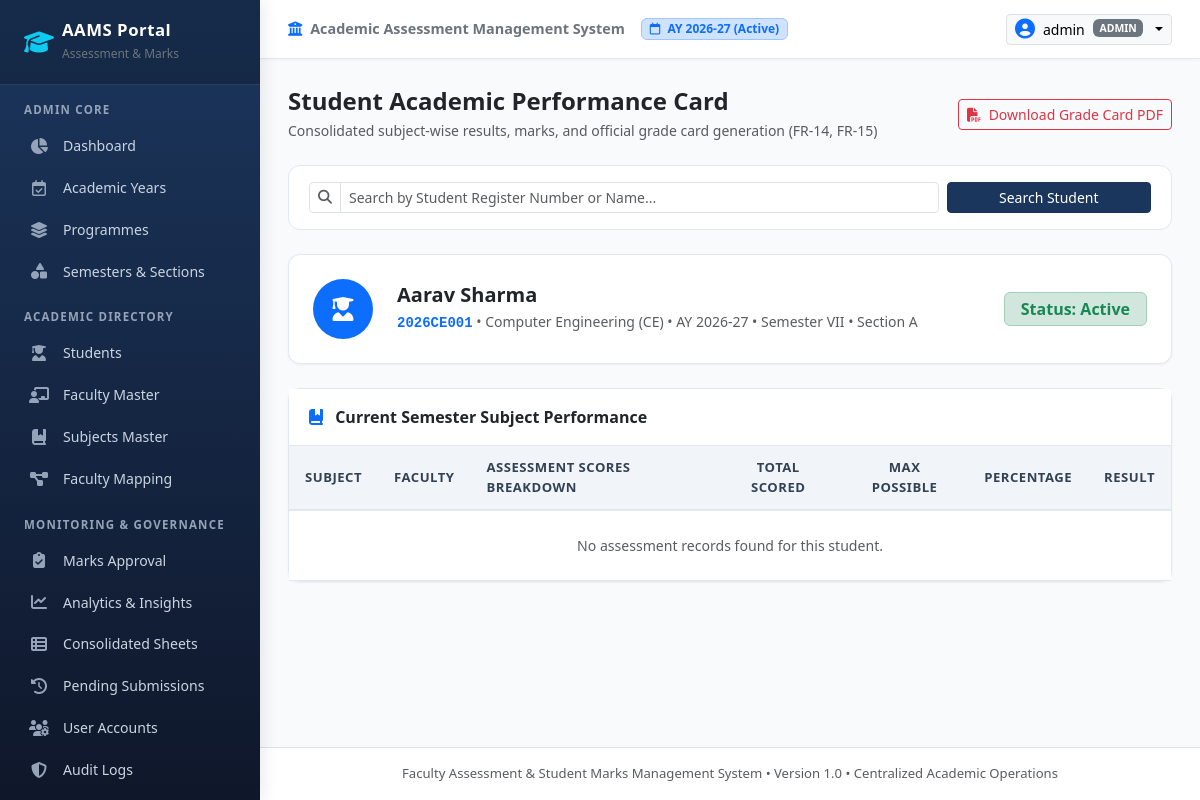
The page /reports/students?student_id=1 (signed in) on the database as committed earlier.
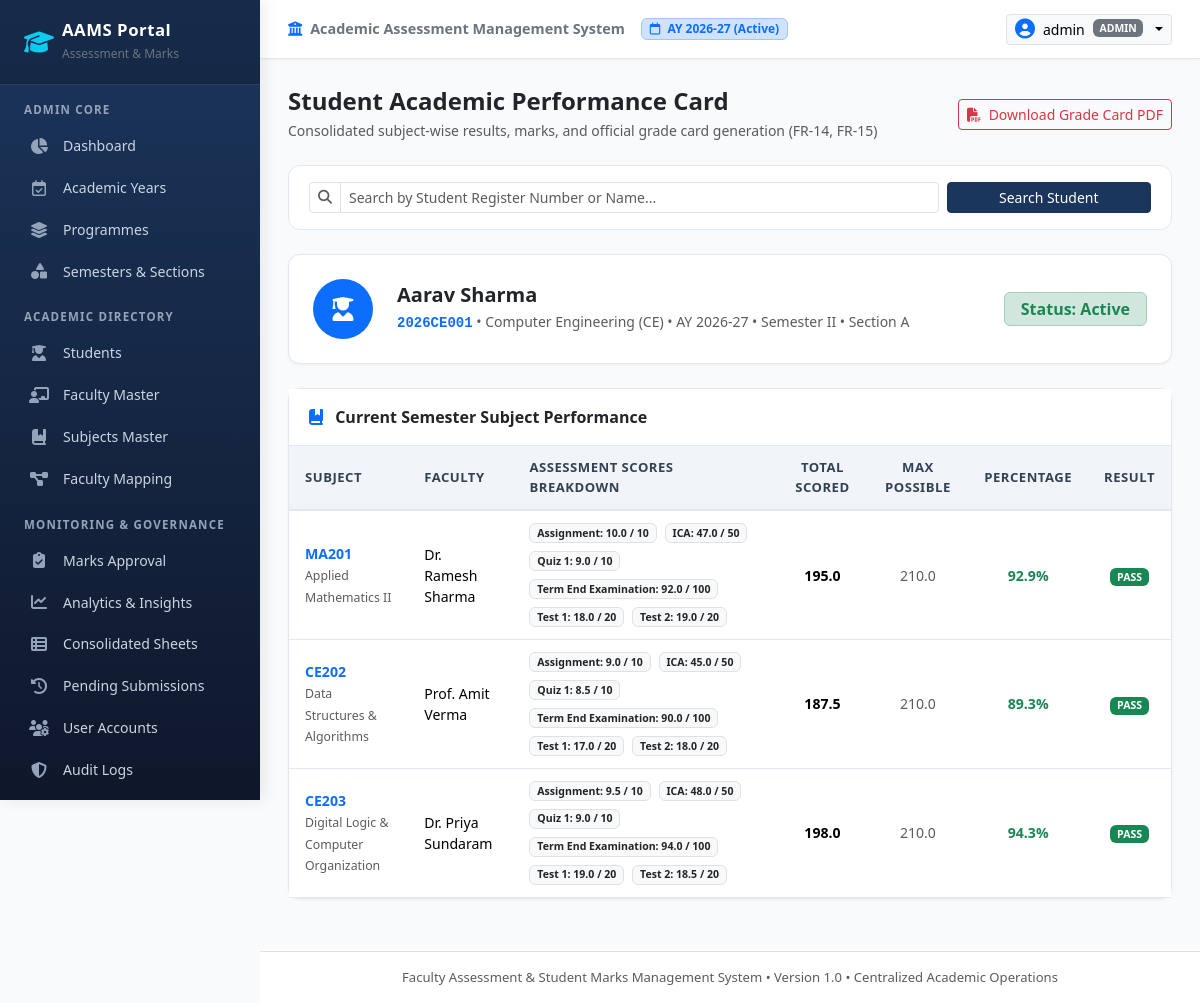
The same page on the database as committed later.
### app/models/academic.py (models this page shows, shortened)
class Semester(db.Model):
    __tablename__ = 'semesters'
    id = db.Column(db.Integer, primary_key=True)
    number = db.Column(db.Integer, unique=True, nullable=False)  # 1 to 8
    name = db.Column(db.String(30), nullable=False)  # e.g. 'Semester II' or 'Semester IV'
    is_active = db.Column(db.Boolean, default=True, nullable=False)
    sections = db.relationship('Section', back_populates='semester', cascade='all, delete-orphan')
    subjects = db.relationship('Subject', back_populates='semester', cascade='all, delete-orphan')
    mappings = db.relationship('FacultySubjectMapping', back_populates='semester', cascade='all, delete-orphan')

class Subject(db.Model):
    __tablename__ = 'subjects'
    id = db.Column(db.Integer, primary_key=True)
    subject_code = db.Column(db.String(30), nullable=False, index=True)  # e.g. 'CE201'
    subject_name = db.Column(db.String(150), nullable=False)  # e.g. 'Data Structures'
    programme_id = db.Column(db.Integer, db.ForeignKey('programmes.id'), nullable=False)
    semester_id = db.Column(db.Integer, db.ForeignKey('semesters.id'), nullable=False)
    credits = db.Column(db.Integer, default=3, nullable=False)
    ica_max = db.Column(db.Float, default=50.0, nullable=False)  # Internal Continuous Assessment
    tee_max = db.Column(db.Float, default=100.0, nullable=False)  # Term End Examination
    status = db.Column(db.String(20), default='Active', nullable=False)  # Active / Inactive
    created_at = db.Column(db.DateTime, default=datetime.utcnow)
    __table_args__ = (
        db.UniqueConstraint('subject_code', 'programme_id', 'semester_id', name='uq_subject_prog_sem'),
    )
    programme = db.relationship('Programme', back_populates='subjects')
    semester = db.relationship('Semester', back_populates='subjects')
    mappings = db.relationship('FacultySubjectMapping', back_populates='subject', cascade='all, delete-orphan')

### app/models/user.py (models this page shows, shortened)
class Faculty(db.Model):
    __tablename__ = 'faculty'
    id = db.Column(db.Integer, primary_key=True)
    faculty_id_code = db.Column(db.String(50), unique=True, nullable=False, index=True)  # e.g., FAC001
    name = db.Column(db.String(100), nullable=False)
    email = db.Column(db.String(120), unique=True, nullable=False, index=True)
    department = db.Column(db.String(100), nullable=False)
    designation = db.Column(db.String(100), nullable=False)
    status = db.Column(db.String(20), default='Active', nullable=False)  # Active / Inactive
    created_at = db.Column(db.DateTime, default=datetime.utcnow)
    updated_at = db.Column(db.DateTime, default=datetime.utcnow, onupdate=datetime.utcnow)
    user_account = db.relationship('User', back_populates='faculty_profile', uselist=False, foreign_keys='User.faculty_id')
    mappings = db.relationship('FacultySubjectMapping', back_populates='faculty', cascade='all, delete-orphan')

### app/models/assessment.py (models this page shows, shortened)
class Assessment(db.Model):
    __tablename__ = 'assessments'
    id = db.Column(db.Integer, primary_key=True)
    mapping_id = db.Column(db.Integer, db.ForeignKey('faculty_subject_mapping.id', ondelete='CASCADE'), nullable=False)
    assessment_name = db.Column(db.String(80), nullable=False)  # 'Test 1', 'Test 2', 'Assignment', 'ICA', 'TEE'
    assessment_type = db.Column(db.String(40), default='Test', nullable=False)
    max_marks = db.Column(db.Float, default=20.0, nullable=False)
    weightage = db.Column(db.Float, default=100.0, nullable=False)
    order_num = db.Column(db.Integer, default=1, nullable=False)
    is_active = db.Column(db.Boolean, default=True, nullable=False)
    created_at = db.Column(db.DateTime, default=datetime.utcnow)
    __table_args__ = (
        db.UniqueConstraint('mapping_id', 'assessment_name', name='uq_mapping_assessment_name'),
    )
    mapping = db.relationship('FacultySubjectMapping', back_populates='assessments')
    marks = db.relationship('Mark', back_populates='assessment', cascade='all, delete-orphan')
    submissions = db.relationship('Submission', back_populates='assessment', cascade='all, delete-orphan')

### app/routes/reports.py (the view)
@reports_bp.route('/students')
@login_required
def student_report():
    student_id = request.args.get('student_id', type=int)
    search = request.args.get('search', '').strip()
    student = None
    mappings = []
    student_results = []
    if student_id:
        student = Student.query.get(student_id)
        if student:
            mappings = FacultySubjectMapping.query.filter_by(
                academic_year_id=student.academic_year_id,
                programme_id=student.programme_id,
                semester_id=student.current_semester_id,
                section_id=student.section_id,
                status='Active'
            ).all()
            for m in mappings:
                assessments = Assessment.query.filter_by(mapping_id=m.id, is_active=True).all()
                total_scored = 0.0
                total_max = 0.0
                m_details = []
                for ass in assessments:
                    mk = Mark.query.filter_by(student_id=student.id, assessment_id=ass.id, mapping_id=m.id).first()
                    score_str = '-'
                    if mk:
                        if mk.status == 'Absent':
                            score_str = 'AB'
                        elif mk.status == 'Exempted':
                            score_str = 'EX'
                        elif mk.score is not None:
                            score_str = str(mk.score)
                            total_scored += mk.score
                    total_max += ass.max_marks
                    m_details.append({'name': ass.assessment_name, 'max': ass.max_marks, 'score': score_str})
                pct = (total_scored / total_max * 100) if total_max > 0 else 0
                student_results.append({
                    'mapping': m,
                    'assessments': m_details,
                    'total_scored': round(total_scored, 2),
                    'total_max': round(total_max, 2),
                    'percentage': round(pct, 1),
                    'is_pass': pct >= 40
                })
    students_list = []
    if search:
        students_list = Student.query.filter(
            (Student.register_number.ilike(f'%{search}%')) | (Student.student_name.ilike(f'%{search}%'))
        ).limit(25).all()
    return render_template(
        'reports/student_report.html',
        student=student,
        students_list=students_list,
        search=search,
        student_results=student_results
    )

### app/models/user.py (called while the page is built)
    @property
    def is_admin(self):
        return self.role == 'admin'

### app/templates/reports/student_report.html (shortened to what the changed rows need)
{% extends "base.html" %}
{% block content %}
{% if student %}
  <div class="card card-custom mb-4">
    <div class="card-body p-4">
      <div class="row align-items-center">
        <div class="col-auto">
          <div class="bg-primary text-white rounded-circle d-flex align-items-center justify-content-center" style="width: 60px; height: 60px; font-size: 1.5rem;">
            <i class="fa-solid fa-user-graduate"></i>
          </div>
        </div>
        <div class="col">
          <h5 class="fw-bold mb-1">{{ student.student_name }}</h5>
          <div class="text-muted small">
            <span class="font-monospace fw-bold text-primary">{{ student.register_number }}</span> &bull;
            {{ student.programme.name }} ({{ student.programme.code }}) &bull;
            AY {{ student.academic_year.year_code }} &bull;
            {{ student.current_semester.name }} &bull; Section {{ student.section.name }}
          </div>
        </div>
        <div class="col-auto">
          <span class="badge bg-success-subtle text-success fs-6 px-3 py-2 border border-success-subtle">
            Status: {{ student.status }}
          </span>
        </div>
      </div>
    </div>
  </div>
  <div class="card card-custom mb-4">
    <div class="card-header-custom">
      <span class="fs-6"><i class="fa-solid fa-book-bookmark text-primary me-2"></i> Current Semester Subject Performance</span>
    </div>
    <div class="table-responsive">
      <table class="table table-custom">
        <thead>
          <tr>
            <th>Subject</th>
            <th>Faculty</th>
            <th>Assessment Scores Breakdown</th>
            <th class="text-center">Total Scored</th>
            <th class="text-center">Max Possible</th>
            <th class="text-center">Percentage</th>
            <th class="text-center">Result</th>
          </tr>
        </thead>
        <tbody>
          {% for res in student_results %}
            <tr>
              <td>
                <div class="fw-bold text-primary">{{ res.mapping.subject.subject_code }}</div>
                <small class="text-muted">{{ res.mapping.subject.subject_name }}</small>
              </td>
              <td>{{ res.mapping.faculty.name }}</td>
              <td>
                <div class="d-flex flex-wrap gap-2">
                  {% for ass in res.assessments %}
                    <span class="badge bg-light text-dark border">
                      {{ ass.name }}: <b>{{ ass.score }}</b> / {{ ass.max|int }}
                    </span>
                  {% endfor %}
                </div>
              </td>
              <td class="text-center fw-bold">{{ res.total_scored }}</td>
              <td class="text-center text-muted">{{ res.total_max }}</td>
              <td class="text-center fw-bold {% if res.percentage >= 50 %}text-success{% elif res.percentage >= 40 %}text-warning{% else %}text-danger{% endif %}">
                {{ res.percentage }}%
              </td>
              <td class="text-center">
                {% if res.is_pass %}
                  <span class="badge bg-success">PASS</span>
                {% else %}
                  <span class="badge bg-danger">FAIL</span>
                {% endif %}
              </td>
            </tr>
          {% else %}
            <tr>
              <td colspan="7" class="text-center py-4 text-muted">No assessment records found for this student.</td>
            </tr>
          {% endfor %}
        </tbody>
      </table>
    </div>
  </div>
{% endif %}
{% endblock %}

Rows that differ between the two databases and show on the page:
no longer on this page (row unchanged): Semester: current_semester.name "Semester VII"
now on this page (row unchanged): Semester: current_semester.name "Semester II"
now on this page (row edited): Subject: mapping.subject.subject_code "MA201", mapping.subject.subject_name "Applied Mathematics II"
now on this page (row edited): Faculty: mapping.faculty.name "Dr. Ramesh Sharma"
now on this page (row edited): Assessment: name "Assignment", score "10.0", max "10", shown under "MA201"
now on this page (row edited): Assessment: name "ICA", score "47.0", max "50", shown under "MA201"
now on this page (row edited): Assessment: name "Quiz 1", score "9.0", max "10", shown under "MA201"
now on this page (row edited): Assessment: name "Term End Examination", score "92.0", max "100", shown under "MA201"
now on this page (row edited): Assessment: name "Test 1", score "18.0", max "20", shown under "MA201"
now on this page (row edited): Assessment: name "Test 2", score "19.0", max "20", shown under "MA201"
now on this page (row edited): Subject: mapping.subject.subject_code "CE202", mapping.subject.subject_name "Data Structures & Algorithms"
now on this page (row edited): Faculty: mapping.faculty.name "Prof. Amit Verma"
now on this page (row edited): Assessment: name "Assignment", score "9.0", max "10", shown under "CE202"
now on this page (row edited): Assessment: name "ICA", score "45.0", max "50", shown under "CE202"
now on this page (row edited): Assessment: name "Quiz 1", score "8.5", max "10", shown under "CE202"
now on this page (row edited): Assessment: name "Term End Examination", score "90.0", max "100", shown under "CE202"
now on this page (row edited): Assessment: name "Test 1", score "17.0", max "20", shown under "CE202"
now on this page (row edited): Assessment: name "Test 2", score "18.0", max "20", shown under "CE202"
now on this page (row edited): Subject: mapping.subject.subject_code "CE203", mapping.subject.subject_name "Digital Logic & Computer Organization"
now on this page (row edited): Faculty: mapping.faculty.name "Dr. Priya Sundaram"
added Assessment: name "Assignment", score "9.5", max "10", shown under "CE203"
added Assessment: name "ICA", score "48.0", max "50", shown under "CE203"
added Assessment: name "Quiz 1", score "9.0", max "10", shown under "CE203"
added Assessment: name "Term End Examination", score "94.0", max "100", shown under "CE203"
added Assessment: name "Test 1", score "19.0", max "20", shown under "CE203"
added Assessment: name "Test 2", score "18.5", max "20", shown under "CE203"
Other text that changed with them:
new list line: "195.0 210.0 92.9 % PASS"
new list line: "187.5 210.0 89.3 % PASS"
new list line: "198.0 210.0 94.3 % PASS"
text no longer shown: "No assessment records found for this student."
